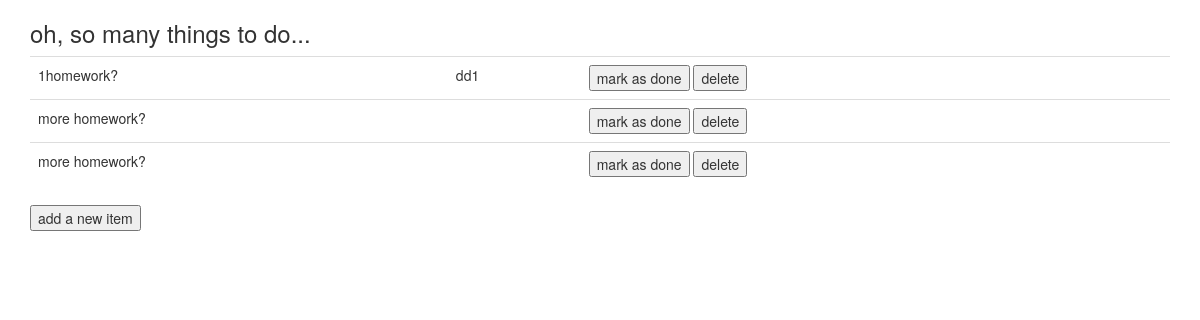
Before: / with the older database file.
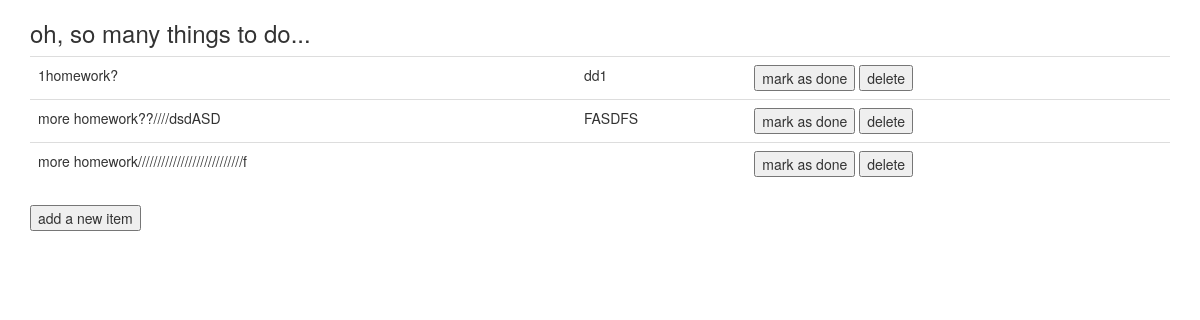
After: the same page with the newer database file.
### tables this page shows
CREATE TABLE "entries" (
	`what_to_do`	TEXT,
	`due_date`	TEXT,
	`status`	TEXT
);

### master_todolist.py (the view)
@app.route("/") #I assume that the app() program is constantly running and reading what the user enters which then dictates the execution of these function....surprised that beyond this "app" program, there isn't another brain child out here doing stuff. Default handling is a GET request...no need to specify as default is GET. Any other request will be ignored.
def show_list():
    db = get_db()
    cur = db.execute('SELECT what_to_do, due_date, status FROM entries')
    entries = cur.fetchall() #returns object as a cursor (which is/should be a list)
    tdlist = [dict(what_to_do=row[0], due_date=row[1], status=row[2])
              for row in entries]
    return render_template('index.html', todolist=tdlist)

### master_todolist.py (called while the page is built)
def get_db():
    if not hasattr(g, 'sqlite_db'):
        g.sqlite_db = sqlite3.connect(app.config['DATABASE'])
    return g.sqlite_db

### templates/index.html (shortened to what this page needs)
<!DOCTYPE html>
<html lang="en">
<head>
    <link rel="stylesheet" href="https://maxcdn.bootstrapcdn.com/bootstrap/3.3.7/css/bootstrap.min.css">
</head>
<body>
    <div class="container">
        <h3>oh, so many things to do...</h3>
        <table class='table'>
            {% for entry in todolist %}
            <tr>
                <td {% if entry.status=='done' %} class='done' {% endif %}>{{ entry.what_to_do|safe }}</td>
                <td>{{ entry.due_date|safe }}</td>
                <td>
                    <button onclick="location.href='/mark/{{entry.what_to_do|urlencode}}'">mark as done </button>
                    <button onclick="location.href='/delete/{{entry.what_to_do|urlencode}}'">delete</button>
                </td>
            </tr>
            {% else %}
            <tr>
                <td>
                    <em>Unbelievable. Nothing to do for now.</em>
                </td>
            </tr>
            {% endfor %}
        </table>
        <button onclick="toggle_entry_form();" id='toggle_button'>add a new item</button>
    </div>
</body>
</html>

Changed rows visible on the page:
removed entries: what_to_do "more homework?"
removed entries: what_to_do "more homework?"
added entries: what_to_do "more homework??////dsdASD", due_date "FASDFS"
added entries: what_to_do "more homework///////////////////////////f"
